Frame 1 (no input): blank canvas, image omitted
Frame 60 (the mouse pressed at the canvas centre just before this capture): blank canvas, image omitted
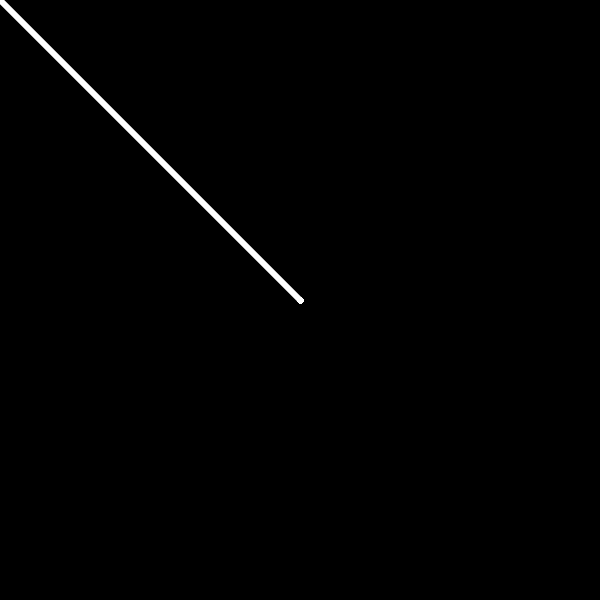
Frame 120 (the mouse held since frame 60 and released just before this capture)

The Processing sketch whose frames 1 and 60 were blank and that drew this single picture after the mouse press (run headless with seeded random() and noise(); from frame 60 on, the mouse is pressed at the canvas centre):

// Processing sketch: events
// ── events.pde
void setup() {
  size(600, 600);
  background(0);
}

void draw() {
  fill(150);
  stroke(255);
  rectMode(CENTER);
  //rect(mouseX, mouseY, 100, 50);
 
  strokeWeight(6);
  line(pmouseX, pmouseY, mouseX, mouseY);
}

void mousePressed() {
  background(0);
}

void keyPressed() {
  
}
